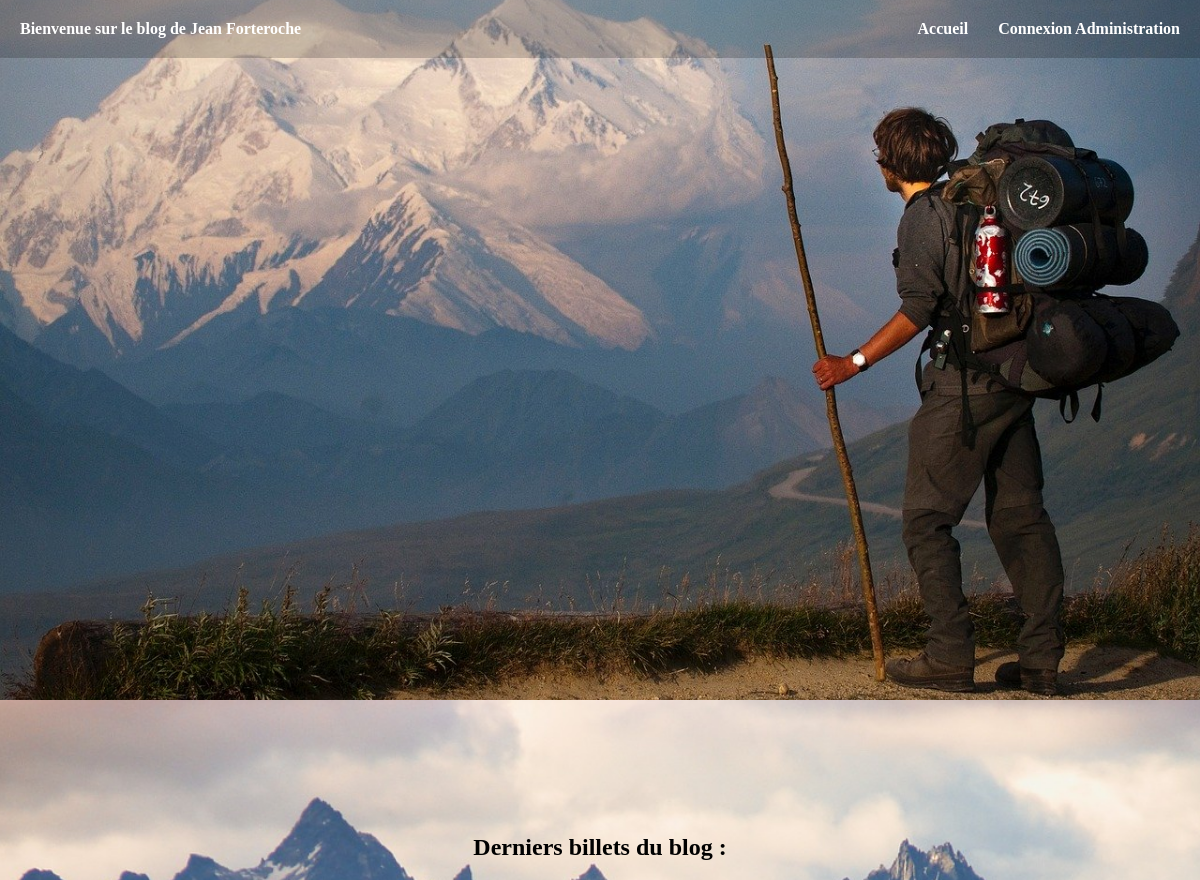
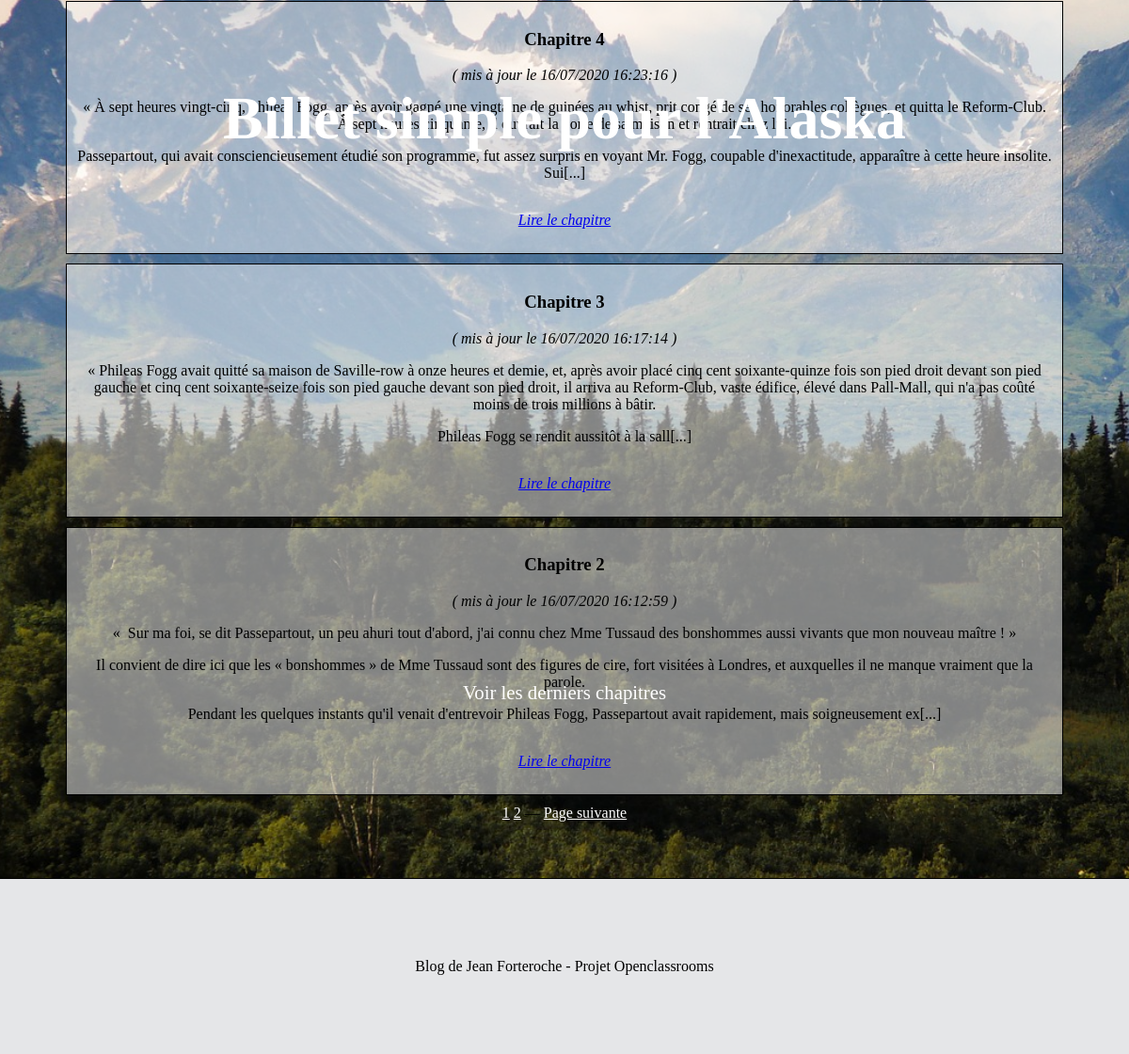
Page /projet4/index.php on the committed database (2 pictures, top to bottom).
### tables this page shows
CREATE TABLE `posts` (
  `id` int(11) NOT NULL,
  `title` varchar(255) NOT NULL,
  `content` text NOT NULL,
  `creation_date` datetime NOT NULL
);

### projet4/controller/frontend.php (called while the page is built, shortened)
<?php
require_once('model/PostManager.php');
class Frontend
{
    public function listPosts()
    {
        $postManager = new PostManager();
        $posts = $postManager->getPosts();
        $countPosts=$postManager->countPosts();
        require('view/frontend/listPostsView.php');
    }
}

### projet4/model/PostManager.php (called while the page is built, shortened)
<?php
require_once("model/Post.php");
class PostManager extends Manager
{
    public function getPosts()
    {
        $posts=[];
        $page = (!empty($_GET['page']) ? $_GET['page'] : 1);
        $limite = 3;
        $debut = ($page - 1) * $limite;
        $db = $this->dbConnect();
        $req = $db->prepare('SELECT * FROM posts ORDER BY creation_date DESC LIMIT :limite OFFSET :debut');
        $req->bindParam(':limite', $limite, \PDO::PARAM_INT);
        $req->bindParam(':debut', $debut, \PDO::PARAM_INT);
        $req->execute();
        while ($data = $req->fetch())
        {
          $posts[] = new Post($data);
        }
        return $posts;
    }
    public function countPosts()
    {
        $limite = 3;
        $db = $this->dbConnect();
        $req = $db->query('SELECT COUNT(id) AS number_posts FROM posts');
        $nombredElementsTotal = $req->fetchColumn();
        $nombreDePages = ceil($nombredElementsTotal / $limite);
        return $nombreDePages;
    }
}

### projet4/model/Post.php (called while the page is built, shortened)
<?php
class Post
{
  private $id;
  private $title;
  private $content;
  private $creation_date;
  public function hydrate(array $donnees)
  {
      foreach ($donnees as $key => $value)
    {
      $method = 'set'.ucfirst($key);
    }
  }
  public function id() { return $this->id; }
  public function title() { return $this->title; }
  public function content() { return $this->content; }
  public function creation_date_fr() {
    $date = new \DateTime($this->creation_date);
    return $date->format('d/m/Y H:i:s');
     }
  public function setId($id)
  {
    $this->id = (int) $id;
  }
  public function setTitle($title)
  {
    if (is_string($title) && strlen($title) <= 300)
    {
      $this->title = $title;
    }
  }
  public function setContent($content)
  {
    if (is_string($content))
    {
      $this->content = $content;
    }
  }
  public function setCreation_date($creation_date)
  {
      $this->creation_date = $creation_date;
  }
}

### projet4/view/frontend/listPostsView.php (the view, shortened to what this page needs)
<div class='imageTitle'>
    <h1>Billet simple pour l'Alaska</h1>
    <p id ="anchorLastPosts"><a href='#derniersbillets'>Voir les derniers chapitres</a></p>
</div>
<section id='billet'>
    <h2 id='derniersbillets'>Derniers billets du blog :</h2>
    <?php
    foreach ($posts as $post) {
    ?>
    <div class="news">
        <div class="container_post_features">
            <h3><a href="index.php?action=post&amp;id=<?= $post->id() ?>"><?= htmlspecialchars($post->title()) ?></a></h3>
            <i>( mis à jour le <?= $post->creation_date_fr() ?> )</i>
           <p><?php echo substr($post->content(), 0, 500) . '[...]';?><p>
        </div>
        <p>
            <em><a href="index.php?action=post&amp;id=<?= $post->id() ?>">Lire le chapitre</a></em>
        </p>
    </div>
    <?php
    }
    ?>
    <div class='pagination'>
    <?php
        $page = (!empty($_GET['page']) ? $_GET['page'] : 1);
            ?><a href="?page=<?php echo $page - 1; ?>#derniersbillets">Page précédente</a> — <?php
        for ($i = 1; $i <= $countPosts; $i++):
            ?><a href="?page=<?php echo $i; ?>#derniersbillets"><?php echo $i; ?></a> <?php
        endfor;
        if ($page < $countPosts):
            ?>— <a href="?page=<?php echo $page + 1; ?>#derniersbillets">Page suivante</a><?php
        endif;
        ?>
    </div>
</section>
<?php $content = ob_get_clean(); ?>
<?php require('view/frontend/template.php'); ?>

### projet4/index.php (shortened to what this page needs)
<?php
require ('controller/Frontend.php');
try {
    if (isset($_GET['action'])) {
        switch ($_GET['action'])
        {
            case 'listPosts':
                $frontend = new Frontend();
                $listPosts = $frontend->listPosts();
            break;
            case 'post':
                if (isset($_GET['id']) && $_GET['id'] > 0) {
                    $frontend = new Frontend();
                    $post = $frontend->post();
                }
                else {
                    throw new Exception('Aucun identifiant de billet envoyé');
                }
            break;
            case 'addComment':
                if (isset($_GET['id']) && $_GET['id'] > 0) {
                    if (!empty($_POST['author']) && !empty($_POST['com'])) {
                        $frontend = new Frontend();
                        $comment = new Comment($_POST);
                        $comment->setId($_GET['id']);
                        $comment->setPost_id($_GET['id']);
                        $addComment = $frontend->addComment($comment);
                    }
                    else {
                        $_SESSION['error'] = '';
                        header('Location: index.php?action=post&id=' . $_GET['id']);
                    }
                }
            break;
            case 'comment':
                if (isset($_GET['id']) && $_GET['id'] > 0) {
                    $frontend = new Frontend();
                    $comment = $frontend->comment($_GET['id']);
                }
                else {
                    throw new Exception('Aucun identifiant de commentaire');
                }
            break;
            case 'connexionAdmin':
                if ($_POST['pseudo_Connexion'] == NULL OR $_POST['pass_Connexion'] == NULL){
                    $_SESSION['error'] = '';
                        header('Location: index.php?action=formConnexionAdmin');
                } else {
                        $backend = new Backend();
                        $connexionAdmin = $backend->connexionAdmin();
                }
            break;
            case 'deconnexionAdmin':
                $backend = new Backend();
                $deconnexionAdmin = $backend->deconnexionAdmin();
            break;
            case 'formConnexionAdmin':
                $frontend = new Frontend();
                $formConnexionAdmin = $frontend->formConnexionAdmin();
            break;
            case 'formChangePost':
                if (isset($_GET['id']) && $_GET['id'] > 0) {
                    $backend = new Backend();
                    $formChangePost = $backend->formChangePost();
                }
                else {
                    throw new Exception('Aucun identifiant de billet');
                }
            break;
            case 'changePost':
                if (isset($_GET['id']) && $_GET['id'] > 0) {
                    if (!empty($_POST['title']) && !empty($_POST['content'])) {
                        $backend = new Backend();
                        $post = new Post($_POST);
                        $post->setId($_GET['id']);
                        $changePost = $backend->changePost($post);
                    } else {
                        $_SESSION['error'] = '';
                        header('Location: index.php?action=formChangePost&id='. $_GET['id']);
                    }
                } else {
                    throw new Exception('Aucun identifiant de billet envoyé');
                }
            break;
            case 'formCreatePost':
                    $backend = new Backend();
                    $formCreatePost = $backend->formCreatePost();
            break;
            case 'addPost':
                if (!empty($_POST['title']) && !empty($_POST['content'])) {
                    $backend = new Backend();
                    $post = new Post($_POST);
                    $addPost = $backend->addPost($post);
                }
                else {
                    $_SESSION['error'] = '';
                    header('Location: index.php?action=formCreatePost');
                }
            break;
            case 'deletePost':
                if (isset($_GET['id']) && $_GET['id'] > 0) {
                    $backend = new Backend();
                    $deletePost = $backend->deletePost($_GET['id']);
                }
                else {
                    throw new Exception('Aucun identifiant de billet');
                }
            break;
            case 'formReport':
                $frontend = new Frontend();
                $formReport = $frontend->formReport();
            break;
            case 'reportComment':
                if (isset($_GET['id']) && $_GET['id'] > 0) {
                    $frontend = new Frontend();
                    $reportComment = $frontend->reportComment($_GET['id']);
                }
                else {
                    throw new Exception('Aucun identifiant de commentaire');
                }
            break;
            case 'reportedComments':
                $backend = new Backend();
                $reportedComments = $backend->reportedComments();
            break;
            case 'deleteComment':
                if (isset($_GET['id']) && $_GET['id'] > 0) {
                    $backend = new Backend();
                    $deleteComment = $backend->deleteComment($_GET['id']);
                   }
                else {
                    throw new Exception('Aucun identifiant de commentaire');
                }
            break;
            case 'allowComment':
                if (isset($_GET['id']) && $_GET['id'] > 0) {
                    $backend = new Backend();
                    $allowComment = $backend->allowComment($_GET['id']);
                }
                else {
                    throw new Exception('Aucun identifiant de commentaire');
                }
            break;
            default:
                throw new Exception('Action incorrecte');
        }
    } else {
        $frontend = new Frontend();
        $listPosts = $frontend->listPosts();
    }
}
catch(Exception $e) {
    $errorMessage = $e->getMessage();
    require('view/frontend/errorview.php');
}

### projet4/view/frontend/template.php (shortened to what this page needs)
<!DOCTYPE html>
<html>
    <head>
        <link href="public/css/style.css" rel="stylesheet" />
    </head>
    <body>
    	<header>
            <?php
            if(!isset($_SESSION['id']) AND !isset($_SESSION['login']))
                {
                ?>
                <div class="messageBienvenue">Bienvenue sur le blog de Jean Forteroche</div>
                <?php
                }
                ?>
    		<nav>
    			<ul>
                    <?php
                    if(!isset($_SESSION['id']) AND !isset($_SESSION['login']))
                    {
                    ?>
                    <li><a href='index.php'>Accueil</a></li>
    				<li><a href='index.php?action=formConnexionAdmin' >Connexion Administration</a></li>
                    <?php
                    }
                    ?>
    			</ul>
    		</nav>
    	</header>
        <?= $content ?>
        <footer>
        	Blog de Jean Forteroche - Projet Openclassrooms
        </footer>
    </body>
</html>

### projet4/public/css/style.css (style rules this page uses)
body { text-align: center; background-color: #d3d3d3; margin:0; font-family: "Times New Roman", "Arial Black", Arial, Verdana, sans-serif; }
h1 { text-align: center; top: 50%; font-size: 4em; color: white; position: absolute; top: 50%; left: 50%; transition: transform .6s ease-in-out; transform: translate(-50%, -100%); width: 80%; }
h2 { padding-top: 5%; }
h3 a { text-decoration: none; color:black; }
.imageTitle { background-image: url('../images/image1.jpg'); width: 100%; height:700px; background-size: cover; background-position: center; }
.pagination a { color:white; }
.messageBienvenue { position: fixed; z-index: 1; top: 20px; left: 20px; color: white; font-weight: bold; }
nav { position: fixed; width:100%; top: 0; display: flex; justify-content: flex-end; background-color: rgba(0,0,0,0.2); }
nav ul { display: flex; justify-content: flex-end; margin:5px; }
nav li { list-style: none; padding: 15px; }
nav a { color: white; text-decoration: none; font-weight: bold; }
section { background-image: url('../images/image3.jpg'); background-repeat: no-repeat; background-position: center; background-size: cover; padding: 5%; }
#anchorLastPosts { position: absolute; top: 80%; left: 50%; transform: translate(-50%, -50%) }
#anchorLastPosts a { text-decoration: none; color: white; font-size: 1.3em; }
.container_post_features { display: inline-block; }
.news { border: 1px solid black; padding: 10px; margin: 10px; background-color: rgba(255,255,255,0.5); }
footer { padding: 7%; border-top: 1px solid black; background-color: rgb(229, 230, 232); }

### rows in the picture
posts: title "Chapitre 4", creation_date "16/07/2020 16:23:16", content "« À sept heures vingt-cinq, Phileas Fogg, après avoir gagné une vingtaine de guinées au whist, prit congé de ses honorables collègues, et quitta le Reform-Club. À sept heures cinquante, il ouvrait la porte de sa maison et rentrait chez lui. Passepartout, qui avait consciencieusement étudié son programme, fut assez surpris en voyant Mr. Fogg, coupable d'inexactitude, apparaître à cette heure insolite. Sui"
posts: title "Chapitre 3", creation_date "16/07/2020 16:17:14", content "« Phileas Fogg avait quitté sa maison de Saville-row à onze heures et demie, et, après avoir placé cinq cent soixante-quinze fois son pied droit devant son pied gauche et cinq cent soixante-seize fois son pied gauche devant son pied droit, il arriva au Reform-Club, vaste édifice, élevé dans Pall-Mall, qui n'a pas coûté moins de trois millions à bâtir. Phileas Fogg se rendit aussitôt à la sall"
posts: title "Chapitre 2", creation_date "16/07/2020 16:12:59", content "« Sur ma foi, se dit Passepartout, un peu ahuri tout d'abord, j'ai connu chez Mme Tussaud des bonshommes aussi vivants que mon nouveau maître ! » Il convient de dire ici que les « bonshommes » de Mme Tussaud sont des figures de cire, fort visitées à Londres, et auxquelles il ne manque vraiment que la parole. Pendant les quelques instants qu'il venait d'entrevoir Phileas Fogg, Passepartout avait rapidement, mais soigneusement ex"
